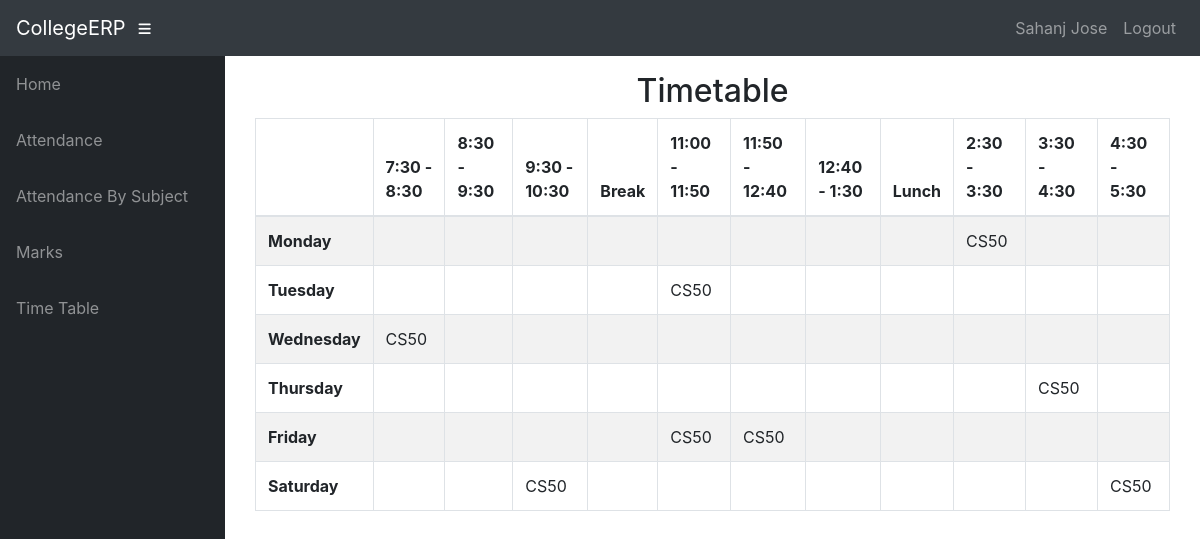
The page /info/student/CS50/timetable/ (signed in) on the database its author committed.
### info/models.py (models this page shows, shortened)
class User(AbstractUser):
    @property
    def is_student(self):
        if hasattr(self, 'student'):
            return True
        return False

class Student(models.Model):
    user = models.OneToOneField(User, on_delete=models.CASCADE, null=True)
    class_id = models.ForeignKey(Class, on_delete=models.CASCADE, default=1)
    USN = models.CharField(primary_key='True', max_length=100)
    name = models.CharField(max_length=200)
    sex = models.CharField(max_length=50, choices=sex_choice, default='Male')
    DOB = models.DateField(default='1998-01-01')

class Assign(models.Model):
    class_id = models.ForeignKey(Class, on_delete=models.CASCADE)
    course = models.ForeignKey(Course, on_delete=models.CASCADE)
    teacher = models.ForeignKey(Teacher, on_delete=models.CASCADE)
    class Meta:
        unique_together = (('course', 'class_id', 'teacher'),)

### info/views.py (the view)
# urls.py: path('student/<slug:class_id>/timetable/', views.timetable, name='timetable'),
@login_required()
def timetable(request, class_id):
    asst = AssignTime.objects.filter(assign__class_id=class_id)
    matrix = [['' for i in range(12)] for j in range(6)]
    for i, d in enumerate(DAYS_OF_WEEK):
        t = 0
        for j in range(12):
            if j == 0:
                matrix[i][0] = d[0]
                continue
            if j == 4 or j == 8:
                continue
            try:
                a = asst.get(period=time_slots[t][0], day=d[0])
                matrix[i][j] = a.assign.course_id
            except AssignTime.DoesNotExist:
                pass
            t += 1
    context = {'matrix': matrix}
    return render(request, 'info/timetable.html', context)

### info/templates/info/timetable.html
{% extends 'info/base.html' %}
    {% block content %}
    <div class="container">
        <div class="container">
            <div class="row">
                <div class="col-md-12">
                    <h2 class="text-center">
                        Timetable
                    </h2>
                </div>
                <div id="no-more-tables">
                    <table class="col-sm-12 table table-bordered table-striped table-condensed cf">
                        <thead class="cf">
                            <tr>
                                <th>      </th>
                                <th>7:30 - 8:30</th>
                                <th>8:30 - 9:30</th>
                                <th>9:30 - 10:30</th>
                                <th>Break</th>
                                <th>11:00 - 11:50</th>
                                <th>11:50 - 12:40</th>
                                <th>12:40 - 1:30</th>
                                <th>Lunch</th>
                                <th>2:30 - 3:30</th>
                                <th>3:30 - 4:30</th>
                                <th>4:30 - 5:30</th>
                            </tr>
                        </thead>
                        <tbody>
                            {% for i in matrix %}
                            <tr>
                                {% for j in i %}
                                    {% if forloop.counter == 1 %}
                                    <td><b>{{ j }}</b></td>
                                    {% else %}
                                    <td>{{ j }}</td>
                                    {% endif %}
                                {% endfor %}
                            </tr>
                            {% endfor %}
                        </tbody>
                    </table>
                </div>
            </div>
        </div>
    </div>
    {% endblock %}

### info/templates/info/base.html (shortened to what this page needs)
<!DOCTYPE html>
<html lang="en">
  <head>
      {% load static %}
    <link href="{% static '/info/bootstrap/vendor/bootstrap/css/bootstrap.min.css' %}" rel="stylesheet">
    <link href="{% static '/info/bootstrap/vendor/fontawesome-free/css/all.min.css' %}" rel="stylesheet" type="text/css">
    <link href="{% static '/info/bootstrap/vendor/datatables/dataTables.bootstrap4.css' %}" rel="stylesheet">
    <link href="{% static '/info/bootstrap/css/sb-admin.css' %}" rel="stylesheet">
  </head>
  <body id="page-top">
    <nav class="navbar navbar-expand navbar-dark bg-dark static-top">
      <a class="navbar-brand mr-1" href="{% url 'index' %}">CollegeERP</a>
      <button class="btn btn-link btn-sm text-white order-1 order-sm-0" id="sidebarToggle" href="#">
        <i class="fas fa-bars"></i>
      </button>
        <div class="collapse navbar-collapse" id="navbarResponsive">
          <ul class="navbar-nav ml-auto">
            <li class="nav-item">
                {% if request.user.is_student %}
                    <a class="nav-link text-capitalize">{{ request.user.student.name }}</a>
                {% elif request.user.is_teacher %}
                    <a class="nav-link text-capitalize">{{ request.user.teacher.name }}</a>
                {% endif %}
            </li>
            <li class="nav-item">
                <a class="nav-link" href="#" data-toggle="modal" data-target="#logoutModal">Logout</a>
            </li>
          </ul>
        </div>
    </nav>
    <div id="wrapper">
      <ul class="sidebar navbar-nav">
            <li class="nav-item">
              <a class="nav-link" href="{% url 'index' %}">
                <span>Home</span>
              </a>
            </li>
        {% if request.user.is_student %}
            <li class="nav-item">
              <a class="nav-link" href="{% url 'attendance' request.user.student.USN %}">
                <span>Attendance</span>
              </a>
            </li>
            <li class="nav-item">
              <a class="nav-link" href="{% url 'attendance' request.user.student.USN %}">
                <span>Attendance By Subject</span>
              </a>
            </li>
            <li class="nav-item">
              <a class="nav-link" href="{% url 'marks_list' request.user.student.USN %}">
                <span>Marks</span>
              </a>
            </li>
              <li class="nav-item">
              <a class="nav-link" href="{% url 'timetable' request.user.student.class_id_id %}">
                <span>Time Table</span>
              </a>
            </li>
        {% endif %}
      </ul>
      <div id="content-wrapper">
        <div class="container-fluid">
            {% block content %}
            {% endblock %}
        </div>
      </div>
    </div>
  </body>
</html>

### rows shown on the page
User: user.student.name "Sahanj Jose"
Assign: i "CS50" "CS50" "CS50" "CS50" "CS50" "CS50" "CS50" "CS50"

### other values the page prints
{{ j }} "Monday" "Tuesday" "Wednesday" "Thursday" "Friday" "Saturday"
